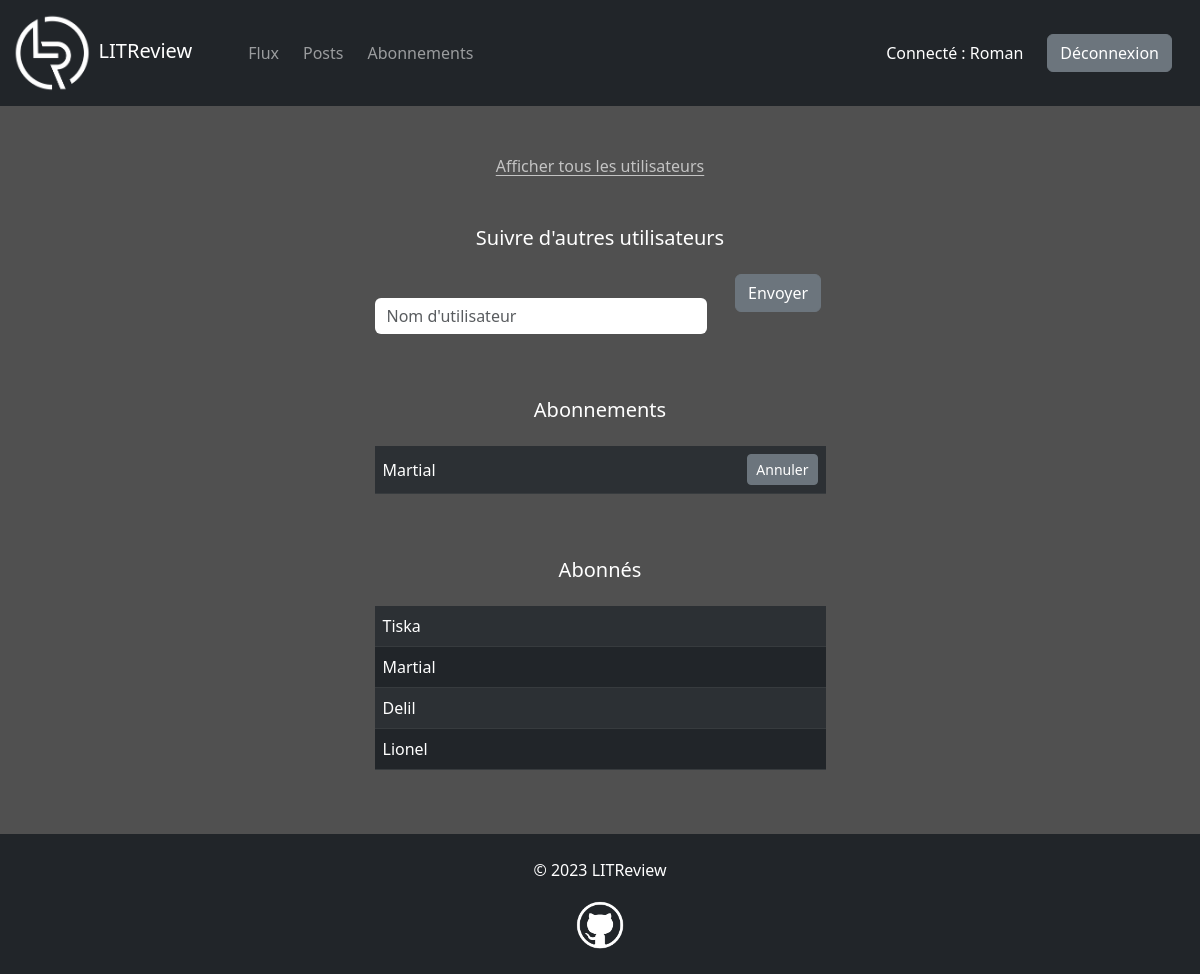
The app's page /abonnements/ (signed in) with its own data.
### accounts/models.py (models this page shows)
class User(AbstractUser):
    pass

### reviews/models.py (models this page shows, shortened)
class Subscription(models.Model):
    user = models.ForeignKey(to=settings.AUTH_USER_MODEL, on_delete=models.CASCADE, related_name="following")
    followed_user = models.ForeignKey(to=settings.AUTH_USER_MODEL, on_delete=models.CASCADE, related_name="followed_by")
    class Meta:
        unique_together = ["user", "followed_user"]

### reviews/views.py (the view, shortened to what this page needs)
# urls.py: path("abonnements/", views.subscriptions, name="subscriptions"),
@login_required
def subscriptions(request):
    form = SubscriptionForm()
    users = User.objects.all().order_by("username")
    context = {"form": form, "users": users, "error_message": None}
    return render(request, "reviews/subscriptions.html", context)

### reviews/forms.py
class SubscriptionForm(forms.Form):
    username = forms.CharField(label="", widget=forms.TextInput(attrs={"placeholder": "Nom d'utilisateur"}))

### reviews/templates/reviews/subscriptions.html (shortened to what this page needs)
{% extends "base.html" %}
{% load bootstrap5 %}
{% block content %}
<p class="text-center mb-5">
    <a href="#" data-bs-toggle="modal" data-bs-target="#user-list-modal">Afficher tous les utilisateurs</a>
</p>
<div class="row justify-content-center">
    <div class="col-sm-9 col-md-7 col-lg-6 col-xl-5 col-xxl-4">
        <h5 class="text-center text-white mb-4">Suivre d'autres utilisateurs</h5>
        <form method="POST">
            <div class="row">
                <div class="col-sm-9">
                    {% bootstrap_form form bound_css_class="" %}
                </div>
                <div class="col-sm-3 text-center">
                    <button class="btn btn-secondary" type="submit">Envoyer</button>
                </div>
            </div>
        </form>
    </div>
</div>
<div class="row justify-content-center">
    <div class="col-sm-9 col-md-7 col-lg-6 col-xl-5 col-xxl-4">
        <h5 class="text-center text-white mt-5 mb-4">Abonnements</h5>
        <table class="table table-dark table-striped">
            <tbody>
                {% for subscription in user.following.all %}
                <tr class="align-middle">
                    <td>{{ subscription.followed_user }}</td>
                    <td class="text-end">
                        <a class="btn btn-sm btn-secondary" href="{% url 'unsubscribe' subscription.followed_user.pk %}">Annuler</a>
                    </td>
                </tr>
                {% empty %}
                <p class="text-center"><small>Vous n'êtes abonné à aucun utilisateur.</small></p>
                {% endfor %}
            </tbody>
        </table>
    </div>
</div>
<div class="row justify-content-center">
    <div class="col-sm-9 col-md-7 col-lg-6 col-xl-5 col-xxl-4">
        <h5 class="text-center text-white mt-5 mb-4">Abonnés</h5>
        <table class="table table-dark table-striped">
            <tbody>
                {% for subscription in user.followed_by.all %}
                <tr>
                    <td>{{ subscription.user }}</td>
                </tr>
                {% empty %}
                <p class="text-center"><small>Vous n'avez aucun abonné.</small></p>
                {% endfor %}
            </tbody>
        </table>
    </div>
</div>
{% endblock content %}

### templates/base.html (shortened to what this page needs)
<!DOCTYPE html>
{% load static %}
<html lang="fr">
<head>
    <link
    href="https://cdn.jsdelivr.net/npm/bootstrap@5.3.0-alpha1/dist/css/bootstrap.min.css"
    rel="stylesheet"
>
    <link rel="stylesheet" href="{% static 'css/style.css' %}">
</head>
<body>
    <div id="main-container">
        <nav class="navbar navbar-dark bg-dark navbar-expand-lg" data-bs-theme="dark">
            <div class="container-fluid">
                <a class="navbar-brand me-5" href="">
                    <img id="litreview-logo" src="{% static 'img/logos/litreview-logo.png' %}" alt="logo">
                    LITReview
                </a>
                {% if user.is_authenticated %}
                <div class="collapse navbar-collapse" id="navbar">
                    <ul class="navbar-nav me-auto mb-2 mb-lg-0">
                        <li>
                            <a class="nav-link me-2" href="{% url 'feed' %}">Flux</a>
                        </li>
                        <li>
                            <a class="nav-link me-2" href="{% url 'posts' %}">Posts</a>
                        </li>
                        <li>
                            <a class="nav-link me-2" href="{% url 'subscriptions' %}">Abonnements</a>
                        </li>
                    </ul>
                    <p class="text-white mt-3 me-4">Connecté : {{ user.username }}</p>
                    <a class="btn btn-secondary me-3 my-2" href="{% url 'logout' %}">Déconnexion</a>
                </div>
                {% endif %}
            </div>
        </nav>
        <div class="container mt-5">
            {% block content %}
            {% endblock content %}
        </div>
    </div>
    <footer class="bg-dark mt-5">
        <p class="text-white text-center pt-4">&copy; <span>{% now "Y" %}</span> LITReview</p>
        <p class="text-center">
            <a href="https://github.com/romansainthilaire" target="_blank">
                <img id="github-logo" src="{% static 'img/logos/github-logo.png' %}" alt="">
            </a>
        </p>
    </footer>
</body>
</html>

### static/css/style.css (style rules this page uses)
body { background-color: rgb(80, 80, 80); }
#main-container { min-height: calc(100vh - 140px); }
footer { height: 140px; }
#litreview-logo { max-height: 80px; }
#github-logo { max-height: 50px; margin-top: 2px; margin-bottom: 2px; }
label, input { color: white; }
a { color: rgb(195, 195, 195); text-underline-offset: 3px; }
.form-control, .form-select { border: none; }

### records on screen
User: username "Roman"
Subscription: followed_user "Martial"
Subscription: user "Tiska"
Subscription: user "Martial"
Subscription: user "Delil"
Subscription: user "Lionel"
